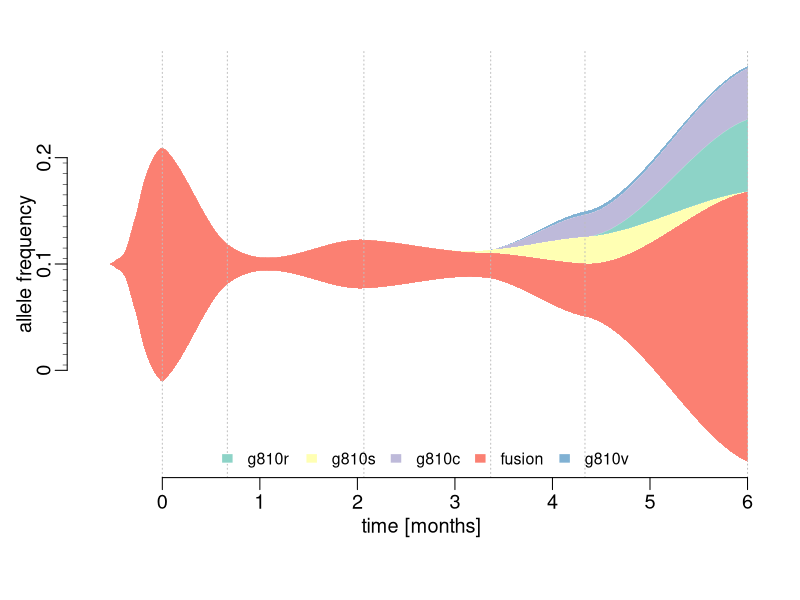

Source code (R):
## ---- chunk 1
plotStreamGraph <- function(data=stop("No data, NO PLOT, also no cape!"), smoothed=TRUE, start=TRUE, dates="date", colors=NULL, span=0.6){

  require(data.table)
  data <- data.table(data)

  #lets check first, if there is a date column in there
  if (! dates %in% colnames(data)){
    #well this is a problem
    #maybe check if there is a date type column in there?
    date_columns <- which(lapply(data,class) == "Date")

    if(length(date_columns) == 0){
      #well without dates, we will have to assume the measurements are unidistant
      data$TotalDays <- as.integer(c(0:(nrow(data)-1))*30)

    }else{
      #we just take the first one and be happy
      dates <- names(date_columns[1])
      data$TotalDays <- as.integer(unlist(data[,..dates]-c(data[1,..dates])))
    }
  }else{
    # check if this is actually a date
    #TODO

    #and then convert this to actually usable x values by substracting the first value from all the others
    # TODO: sorting?
    #we set this as interger, so we can later exclude it easier
    data$TotalDays <- as.integer(unlist(data[,..dates]-c(data[1,..dates])))

  }

  #now that this is sorted we get to the good part

  if(smoothed){
    #fit a loess model with each column
    #but only keep numerical columns
    keep <- which(lapply(data,class)=="numeric")
    loess_list <- lapply(data[,..keep], function(x) loess(unlist(x)~data$TotalDays,span=span))

    #now we interpolate for all days between the the measurements
    interpSteps <- seq(from=data$TotalDays[1], to=data$TotalDays[nrow(data)])

    interpData <- data.frame(lapply(loess_list, function(x) predict(x, interpSteps)))

    #now negative occurances do not make sense with this
    interpData[interpData<0] <- 0

    plotData <- interpData
    plotX <- interpSteps

  }else{
    #if there is no smoothing, we just copy the raw data
    plotData <-data[,..keep]
    plotX <- data$TotalDays
  }
  # now we also need and X value for each point

  if(start){

    if(smoothed){
      #now this is a bit of a hassle
      #first we create a general outline of the way the thing should run
      # we basically simulate a decay function
      startValues <- data.frame(matrix(c(rep(0,ncol(plotData)), # 0 is the endpoint
                                         plotData[1,]/91,
                                         plotData[1,]/27,
                                         plotData[1,]/9,
                                         plotData[1,]/3,
                                         plotData[1,]*0.8,
                                         plotData[1,]*0.9,
                                         plotData[1,]),
                                       byrow = TRUE, nrow=8)) #and we have 8 time points to consider


      #this is our backbone and now we smooth this,
      loess_list <- lapply(startValues, function(x) loess(unlist(x)~c(1:nrow(startValues))))

      #here we just interpolate a lot of points in between
      smooth_start <- as.data.frame(lapply(loess_list, function(x) predict(x,seq(from=1,to=nrow(startValues),by=0.1))))

      #find out the first time 0 appears and set everything to 0 afterwards
      smooth_start <- apply(smooth_start, 2, function(x) {
        x[c(1:max(which(x<=0)))] <- 0
        return(x)
      })

      #now we combine the start with the actual data
      colnames(smooth_start) <- colnames(plotData)

      #now you trim a bit of, so the breakpoint is not as obvious
      smooth_start <- head(smooth_start,n=-2)
      #and then average over the breakpoint

      breakIndex <- nrow(smooth_start)
      smooth_start[breakIndex-2,] <- colMeans(rbind(tail(smooth_start,3),plotData[c(1),]))
      smooth_start[breakIndex-1,] <- colMeans(rbind(tail(smooth_start,2),plotData[c(1,2),]))
      smooth_start[breakIndex,] <- colMeans(rbind(tail(smooth_start,1),plotData[c(1,2,3),]))

      #now we combine that into one
      plotData <- rbind(smooth_start, plotData)

      #and obviously add some more xValues that need to be plotted
      startX <- rev(seq(from=-0.1,by=-0.3, length.out=nrow(smooth_start)))

      plotX <- c(startX, plotX)

    }else{
      #just connect everything with the 0 line

      zeroes <- rep(0,ncol(plotData))
      names(zeroes) <- colnames(plotData)
      plotData <- rbind(t( zeroes), plotData)
      plotX <- c(-15,plotX)
    }

  }else{
    #no start means no work :)
  }


  # now for the plotting

  if(is.null(colors)){
    require(RColorBrewer)
    colors <- RColorBrewer::brewer.pal(ncol(plotData),"Set3")

  }

  plotData <- as.data.frame(plotData)

  #we change the margins a bit and move the axis to where we want.
  oldpar <- par(c("mar","mgp","cex"))
  par(mar=c(5.1,2.9,2.1,1.1),mgp=c(1.4,0.5,0),cex=1.2)

  #then we plot the data.
  .plot.stream(plotX, plotData, axes=FALSE, xlim=c(min(plotX), max(plotX)), center=TRUE,  spar=0, frac.rand=0, col=colors, border="white", lwd=0.1, xlab="", ylab="allele frequency")
  title(xlab="time [months]", mgp=c(1.5,1,0))

  #add in the horizontal lines to show when the real data was taken
  for(pos in data$TotalDays){
    abline(v=pos, lty=3, col="grey")
  }

  # this is the y axis, but in ruler style with small ticks
  axis(2,at=c(-10,0,10), labels= c(0,0.1,0.2), line=0.1)
  rug(x = -10:9 + 0.5, ticksize = -0.01, side = 2, line=0.1)

  #now this is the xaxis
  axis(1,at=seq(from=0,to=data$TotalDays[nrow(data)],by=30),labels=seq(from=0,to=data$TotalDays[nrow(data)]/30))

  #and of course we add a legend
  legend("bottom", legend=colnames(plotData), fill=colors, border="white",bty="n", ncol=min(nrow(data),ncol(plotData)), cex= 0.8)
  par(oldpar)
}


.plot.stream <- function(
  x, y,
  order.method = "as.is", frac.rand=0.1, spar=0.2,
  center=TRUE,
  ylab="", xlab="",
  border = NULL, lwd=1,
  col=rainbow(length(y[1,])),
  ylim=NULL,
  ...
){

  if(sum(y < 0) > 0) error("y cannot contain negative numbers")

  if(is.null(border)) border <- par("fg")
  border <- as.vector(matrix(border, nrow=ncol(y), ncol=1))
  col <- as.vector(matrix(col, nrow=ncol(y), ncol=1))
  lwd <- as.vector(matrix(lwd, nrow=ncol(y), ncol=1))

  if(order.method == "max") {
    ord <- order(apply(y, 2, which.max))
    y <- y[, ord]
    col <- col[ord]
    border <- border[ord]
  }

  if(order.method == "first") {
    ord <- order(apply(y, 2, function(x) min(which(r>0))))
    y <- y[, ord]
    col <- col[ord]
    border <- border[ord]
  }

  bottom.old <- x*0
  top.old <- x*0
  polys <- vector(mode="list", ncol(y))
  for(i in seq(polys)){
    if(i %% 2 == 1){ #if odd
      top.new <- top.old + y[,i]
      polys[[i]] <- list(x=c(x, rev(x)), y=c(top.old, rev(top.new)))
      top.old <- top.new
    }
    if(i %% 2 == 0){ #if even
      bottom.new <- bottom.old - y[,i]
      polys[[i]] <- list(x=c(x, rev(x)), y=c(bottom.old, rev(bottom.new)))
      bottom.old <- bottom.new
    }
  }

  ylim.tmp <- range(sapply(polys, function(x) range(x$y, na.rm=TRUE)), na.rm=TRUE)
  outer.lims <- sapply(polys, function(r) rev(r$y[(length(r$y)/2+1):length(r$y)]))
  mid <- apply(outer.lims, 1, function(r) mean(c(max(r, na.rm=TRUE), min(r, na.rm=TRUE)), na.rm=TRUE))

  #center and wiggle
  if(center) {
    g0 <- -mid + runif(length(x), min=frac.rand*ylim.tmp[1], max=frac.rand*ylim.tmp[2])
  } else {
    g0 <- runif(length(x), min=frac.rand*ylim.tmp[1], max=frac.rand*ylim.tmp[2])
  }

  fit <- smooth.spline(g0 ~ x, spar=spar)

  for(i in seq(polys)){
    polys[[i]]$y <- polys[[i]]$y + c(fit$y, rev(fit$y))
  }

  if(is.null(ylim)) ylim <- range(sapply(polys, function(x) range(x$y, na.rm=TRUE)), na.rm=TRUE)
  plot(x,y[,1], ylab=ylab, xlab=xlab, ylim=ylim, t="n", ...)
  for(i in seq(polys)){
    polygon(polys[[i]], border=border[i], col=col[i], lwd=lwd[i])
  }

}
## ---- chunk 2
library(data.table)
dates <- as.Date(c("2018-3-9","2018-3-29","2018-5-10","2018-6-18","2018-7-17","2018-9-5"))
fusion <- data.frame(date=dates,vaf=c(22.1,3.8,4.6,2.4,5,25.4),var="fusion")
G810R <- data.frame(date=dates,vaf=c(0,0,0,0,0,6.8),var="G810R")
G810C <- data.frame(date=dates,vaf=c(0,0,0,0,2.1,4.8),var="G810C")
G810V <- data.frame(date=dates,vaf=c(0,0,0,0,0.3,0.2),var="G810V")
G810S <- data.frame(date=dates,vaf=c(0,0,0,0.3,2.5,0),var="G810S")

#lets make this one big data frame, so we have an easier time
y <- data.table(g810r=G810R$vaf,g810s=G810S$vaf,g810c=G810C$vaf,fusion=fusion$vaf,g810v=G810V$vaf,date=dates)

#take a look
head(y)
## ---- chunk 3
plotStreamGraph(y)
